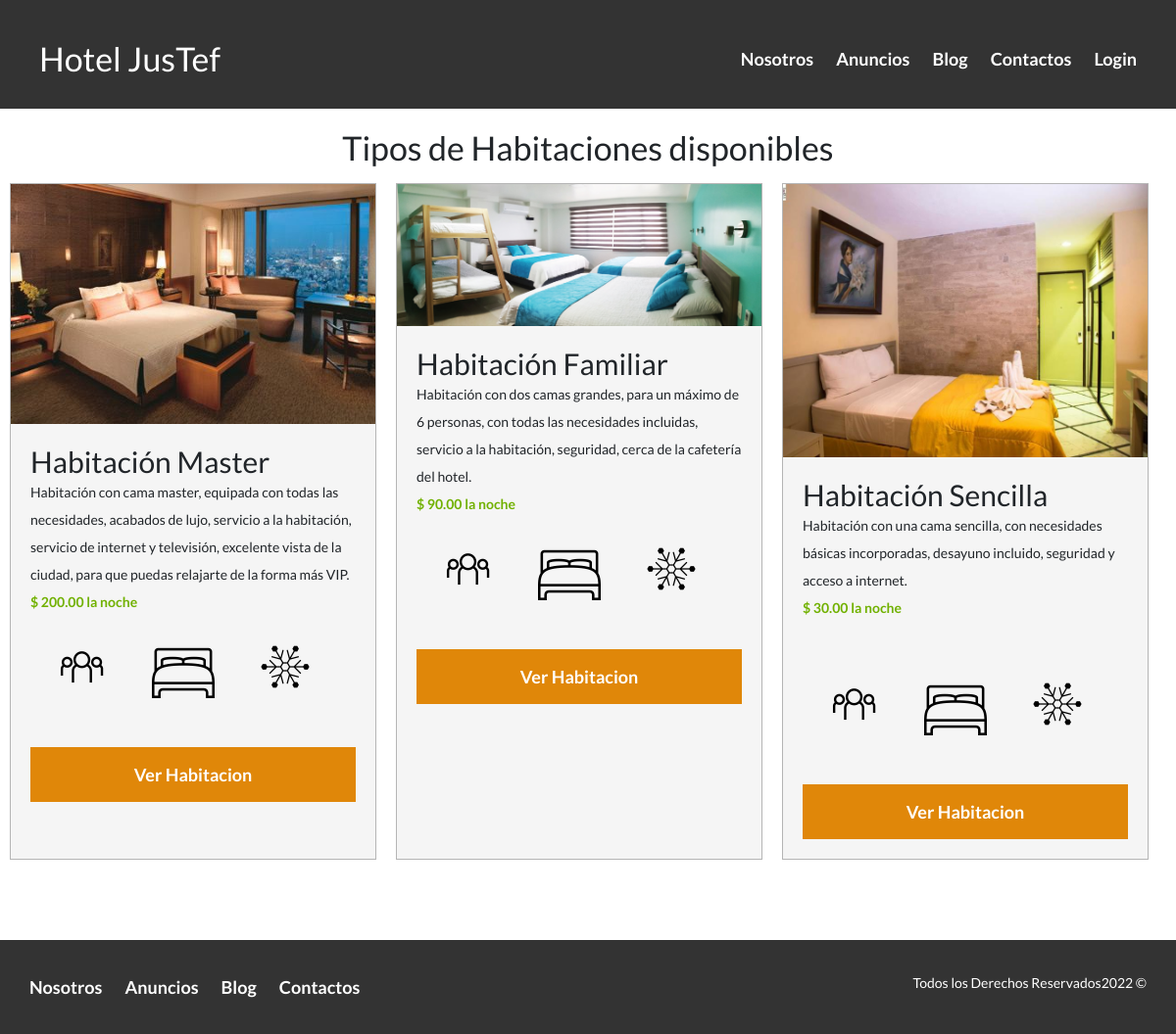
/anuncios/, run on the app's committed database.
### Hotel/models.py (models this page shows, shortened)
class Room (models.Model):
    title = models.CharField(max_length=100, verbose_name="Titulo")
    description = models.TextField(verbose_name="Descripcion")
    price = models.IntegerField(verbose_name="Precio")
    image = models.ImageField(verbose_name="Imagen", upload_to= "rooms")
    NumPeople = models.IntegerField(verbose_name="Numero de Personas")
    NumRoom = models.IntegerField(verbose_name="Numero de Habitaciones")
    created = models.DateTimeField(auto_now_add=True, verbose_name="Fecha de Creacion")
    updated = models.DateTimeField(auto_now=True, verbose_name="Fecha de Modificacion")
    class Meta:
        verbose_name = 'Habitacion'
        verbose_name_plural = 'Habitaciones'
        ordering = ["-created"]

### Hotel/views.py (the view)
# urls.py: path('anuncios/', anuncios.as_view(), name="anuncios"),
class anuncios(TemplateView):
    template_name = 'hotel/Anuncios.html'
    def get(selt, request):
        room = Room.objects.all()
        return render(request, selt.template_name, {'room': room})

### Hotel/templates/hotel/Anuncios.html (shortened to what this page needs)
{% extends 'core/base.html' %}
{% block header %}site-header{% endblock %}
{% block content %}
{% load static %}
<main class="section contenedor">
    <h2 class="fw-300 centrar-texto">Tipos de Habitaciones disponibles</h2>
    <div class="contenedor-anuncios">
        {% for room in room %}
            <div class="anuncio">
                <div>
                    <img src="{{room.image.url}}" alt="Anuncios">
                </div>
                <div class="contenido-anuncio">
                    <h3>{{room.title}}</h3>
                    <p>{{room.description}}</p>
                    <p class="precio"> $ {{room.price}}.00 la noche</p>
                    {% if room.price == 30 %}<br>{% endif %}
                    <ul class="iconos-caracteristicas">
                        <li>
                            <img src="{% static 'core/img/Icon_Person.png' %}" alt="Icono Persona">
                        </li>
                        <li>
                            <img src="{% static 'core/img/Icon_Cama.png' %}" alt="Icono Cama">
                        </li>
                        <li>
                            <img src="{% static 'core/img/Icon_Aire.png' %}" alt="Icono Aire">
                        </li>
                    </ul>
                    <div>
                        <a href="{% url 'anuncio' room.title %}" class="boton boton-amarillo d-block">Ver Habitacion</a>
                    </div>
                </div>
            </div>
        {% endfor %}
    </div>
</main>
<br>
{% endblock %}

### core/templates/core/base.html (shortened to what this page needs)
<!DOCTYPE html>
<html lang="en">
    <head>
        {% load static %}
        <link href="https://cdn.jsdelivr.net/npm/bootstrap@5.2.0/dist/css/bootstrap.min.css" rel="stylesheet">
        <link rel="stylesheet" href="https://cdn.datatables.net/1.10.20/css/jquery.dataTables.min.css">
        <link rel="stylesheet" href="{% static 'core/Css/Estilos.css' %}">
        <link rel="stylesheet" href="{% static 'core/Css/Normalize.css' %}">
    </head>
    <body>
        <header class="{% block header %}{% endblock %}">
            <div class="contenedor contenido-header">
                <div class="barra">
                    <a href="{% url 'home' %}" >
                        <div class="barra1">
                            <h2>Hotel JusTef </h2>
                        </div>
                    </a>
                    <nav class="navegacion">
                        <a href="{% url 'nosotros' %}">Nosotros</a>
                        <a href="{% url 'anuncios' %}">Anuncios</a>
                        <a href="{% url 'blog' %}">Blog</a>
                        <a href="{% url 'contacto' %}">Contactos</a>
                        {% if user.is_authenticated %}
                            {% if user.is_superuser %}
                            <a href="{% url 'reservacion' %}">Reservaciones</a>
                            <a href="{% url 'asesoria' '0' %}">Asesorias</a>
                            {% else %}
                            <a href="{% url 'misreservacion' %}">Mis Reservaciones</a>
                            {% endif %}
                            <a href="{% url 'cerrar_sesion' %}">Cerrar Sesion</a>
                        {% else %}
                            <a href="{% url 'login' %}">Login</a>
                        {% endif %}
                    </nav>
                </div>
            </div>
        </header>
        {% block content %}{% endblock content %}
        <footer class="site-footer section">
            <div class="contenedor contenedor-footer">
                <nav class="navegacion n1">
                    <a href="{% url 'nosotros' %}">Nosotros</a>
                    <a href="{% url 'anuncios' %}">Anuncios</a>
                    <a href="{% url 'blog' %}">Blog</a>
                    <a href="{% url 'contacto' %}">Contactos</a>
                </nav>
                <div>
                <p class="copyringt">Todos los Derechos Reservados2022 &copy</p></div>
            </div>
        </footer>
    </body>
</html>

### core/static/core/Css/Estilos.css (style rules this page uses)
html { box-sizing: border-box; font-size: 62.5%; }
*, *:before, *:after { box-sizing: inherit; }
body { font-family: 'Lato', sans-serif; font-size: 1.6rem; line-height: 2; }
img { max-width: 100%; }
.contenedor { max-width: 120rem; margin: auto; }
h2 { font-size: 3.4rem; }
h3 { font-size: 3rem; }
p { font-size: 1.4rem; }
.section { margin-top: 2rem; margin-bottom: 2rem; }
.centrar-texto { text-align: center; }
.d-block { display: block!important; }
.boton { color: #ffffff; font-weight:700; text-decoration: none; font-size: 1.8rem; padding: 1rem 3rem; margin-top: 3rem; display: inline-block; text-align: center; border: none; }
.boton-amarillo { background-color: #E08709; }
.site-header { background-color: #333333; padding: 1rem 0 3rem 0; }
.contenido-header { margin: 0 4rem; height: 100%; display: flex; flex-direction: column; justify-content: space-between; }
.barra a { text-decoration: none; color: white; }
.navegacion a { color: white; font-weight: 700; text-decoration: none; font-size: 1.8rem; margin-right: 2rem; }
.navegacion a:last-of-type { margin: 0; }
.contenedor-anuncios { width: 100%; display: flex; flex-wrap: wrap; flex-direction: row; }
.anuncio { margin: 1rem 1rem 1rem 1rem; width: calc(32% - 1rem); border: 1px solid #b5b5b5; background-color: #f5f5f5; }
.contenido-anuncio h3, .contenido-anuncio p { margin: 0; }
.precio { color: #71B100; font-weight: 700; }
.iconos-caracteristicas { list-style: none; padding: 0; display: flex; }
.iconos-caracteristicas li { display: flex; align-items: center; }
.iconos-caracteristicas li img { margin: 2rem; }
.site-footer { background-color: #333333; margin: 2rem 0 0 0; }
.contenedor-footer { padding: 3rem 3rem; display: flex; justify-content: space-between; }
.copyringt { margin: 0; color: white; }
@media (min-width: 970px) { .barra { display: flex; justify-content: space-between; align-items: center; padding-top: 3rem; } }
@media (min-width: 970px) { .barra1 h2 { margin: 0; } }
@media (min-width: 970px) { .contenido-anuncio { padding: 2rem; } }

### data on the page
Room: image (picture), title "Habitación Master", description "Habitación con cama master, equipada con todas las necesidades, acabados de lujo, servicio a la habitación, servicio de internet y televisión, excelente vista de la ciudad, para que puedas relajarte de la forma más VIP.", price "200"
Room: image (picture), title "Habitación Familiar", description "Habitación con dos camas grandes, para un máximo de 6 personas, con todas las necesidades incluidas, servicio a la habitación, seguridad, cerca de la cafetería del hotel.", price "90"
Room: image (picture), title "Habitación Sencilla", description "Habitación con una cama sencilla, con necesidades básicas incorporadas, desayuno incluido, seguridad y acceso a internet.", price "30"
